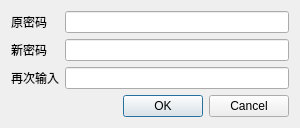
<?xml version="1.0" encoding="UTF-8"?>
<ui version="4.0">
 <class>ChangePasswordDialog</class>
 <widget class="QDialog" name="ChangePasswordDialog">
  <property name="geometry">
   <rect>
    <x>0</x>
    <y>0</y>
    <width>300</width>
    <height>122</height>
   </rect>
  </property>
  <property name="windowTitle">
   <string>修改密码</string>
  </property>
  <layout class="QFormLayout" name="formLayout">
   <item row="0" column="0">
    <widget class="QLabel" name="labelOld">
     <property name="text">
      <string>原密码</string>
     </property>
    </widget>
   </item>
   <item row="0" column="1">
    <widget class="QLineEdit" name="editOldPassword">
     <property name="echoMode">
      <enum>QLineEdit::EchoMode::Password</enum>
     </property>
    </widget>
   </item>
   <item row="1" column="0">
    <widget class="QLabel" name="labelNew">
     <property name="text">
      <string>新密码</string>
     </property>
    </widget>
   </item>
   <item row="1" column="1">
    <widget class="QLineEdit" name="editNewPassword">
     <property name="echoMode">
      <enum>QLineEdit::EchoMode::Password</enum>
     </property>
    </widget>
   </item>
   <item row="2" column="0">
    <widget class="QLabel" name="labelConfirm">
     <property name="text">
      <string>再次输入</string>
     </property>
    </widget>
   </item>
   <item row="2" column="1">
    <widget class="QLineEdit" name="editConfirmPassword">
     <property name="echoMode">
      <enum>QLineEdit::EchoMode::Password</enum>
     </property>
    </widget>
   </item>
   <item row="3" column="0" colspan="2">
    <widget class="QDialogButtonBox" name="buttonBox">
     <property name="orientation">
      <enum>Qt::Orientation::Horizontal</enum>
     </property>
     <property name="standardButtons">
      <set>QDialogButtonBox::StandardButton::Cancel|QDialogButtonBox::StandardButton::Ok</set>
     </property>
    </widget>
   </item>
  </layout>
 </widget>
 <resources/>
 <connections>
  <connection>
   <sender>buttonBox</sender>
   <signal>accepted()</signal>
   <receiver>ChangePasswordDialog</receiver>
   <slot>accept()</slot>
   <hints>
    <hint type="sourcelabel">
     <x>20</x>
     <y>20</y>
    </hint>
    <hint type="destinationlabel">
     <x>20</x>
     <y>20</y>
    </hint>
   </hints>
  </connection>
  <connection>
   <sender>buttonBox</sender>
   <signal>rejected()</signal>
   <receiver>ChangePasswordDialog</receiver>
   <slot>reject()</slot>
   <hints>
    <hint type="sourcelabel">
     <x>20</x>
     <y>20</y>
    </hint>
    <hint type="destinationlabel">
     <x>20</x>
     <y>20</y>
    </hint>
   </hints>
  </connection>
 </connections>
</ui>
